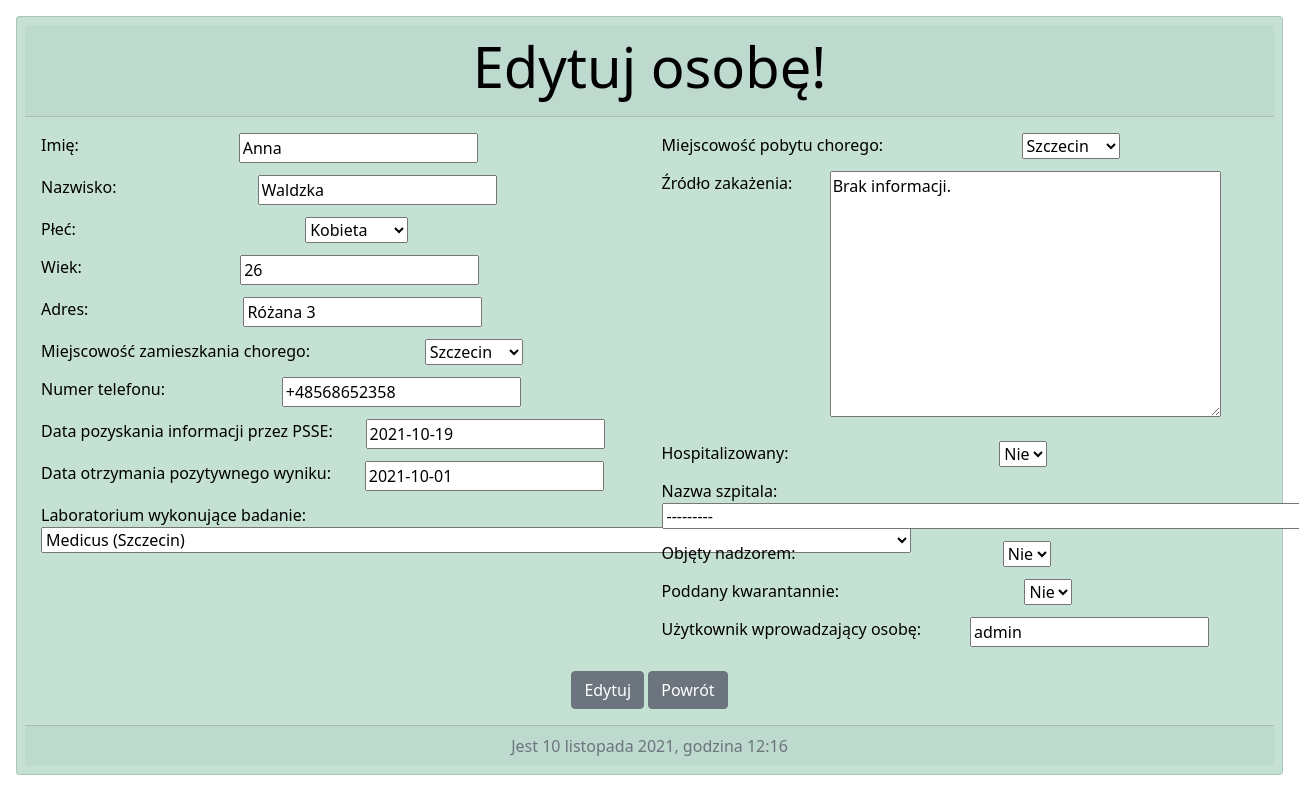
Screenshot of /covid/edit_person/17/ (signed in) with the database file from the repository.
### covid/models.py (models this page shows, shortened)
class Person(models.Model):
    GENDER = {
        (1, 'Mężczyzna'),
        (2, 'Kobieta'),
        (3, 'inna')
    }
    BINARY = {
        (0, 'Nie'),
        (1, 'Tak')
    }
    name = models.CharField(max_length=32)
    surname = models.CharField(max_length=32)
    gender = models.PositiveSmallIntegerField(choices=GENDER)
    age = models.PositiveSmallIntegerField()
    address = models.CharField(max_length=60)
    city = models.ForeignKey(City, on_delete=models.PROTECT, related_name='city')
    telephone_number = PhoneNumberField()
    date_of_received_information = models.DateField(null=True, blank=True)
    date_of_positive_result = models.DateField(null=True, blank=True)
    laboratory_performing_tests = models.ForeignKey(Laboratory, on_delete=models.PROTECT, related_name='laboratory')
    whereabouts = models.ForeignKey(City, on_delete=models.PROTECT, related_name='whereabouts')
    source_of_infection = models.TextField(null=True, blank=True)
    hospitalization = models.PositiveSmallIntegerField(choices=BINARY, default=0)
    hospital = models.ForeignKey(Hospital, on_delete=models.PROTECT, related_name='hospital', null=True, blank=True)
    supervision = models.PositiveSmallIntegerField(choices=BINARY, default=0)
    quarantine = models.PositiveSmallIntegerField(choices=BINARY, default=0)
    who_added = models.CharField(max_length=32, default="None")

### covid/views.py (the view)
# urls.py: path('edit_person/<int:id>/', edit_person, name='edit_person'),
@login_required
def edit_person(request, id):
    person = get_object_or_404(Person, pk=id)
    form_person = PersonForm(request.POST or None, instance=person)
    if form_person.is_valid():
        form_person.save()
        return redirect(main, 'none')
    return render(request, 'add_person.html', {'form_person': form_person, 'edit': True})

### covid/forms.py
class PersonForm(ModelForm):
    class Meta:
        model = Person
        fields = '__all__'

### covid/models.py (called while the page is built)
    def __str__(self):
        return self.name_province()

    def name_province(self):
        return "{}".format(self.name)

    def __str__(self):
        return self.name_city()

    def name_city(self):
        return "{} ({})".format(self.name, self.city)

    def __str__(self):
        return self.name_city()

    def name_city(self):
        return "{} ({})".format(self.name, self.city)

### templates/add_person.html (shortened to what this page needs)
{% extends 'pattern.html' %}
{% load bootstrap %}
{% block card_head %}
    {% if edit %}
        <h2 class="display-4">Edytuj osobę!</h2>
    {% else %}
        <h2 class="display-4">Dodaj osobę!</h2>
    {% endif %}
{% endblock %}
{% block card_body %}
        <form method="POST" enctype="multipart/form-data">
            <div class="row">
                <div class="col-6">
                    <div class="fieldWrapper">
                        {% if edit %}
                            <label class="add_label">Imię:</label>
                        {% else %}
                            <label class="add_label">Imię<span style="color:red" data-toggle="tooltip" title="To pole jest wymagane!"><b>*</b></span>:</label>
                        {% endif %}
                        {{ form_person.name|bootstrap_inline }}
                    </div>
                    <div class="fieldWrapper">
                        {% if edit %}
                            <label class="add_label">Nazwisko:</label>
                        {% else %}
                            <label class="add_label">Nazwisko<span style="color:red" data-toggle="tooltip" title="To pole jest wymagane!"><b>*</b></span>:</label>
                        {% endif %}
                        {{ form_person.surname|bootstrap_inline }}
                    </div>
                    <div class="fieldWrapper">
                        {% if edit %}
                            <label class="add_label">Płeć:</label>
                        {% else %}
                            <label class="add_label">Płeć<span style="color:red" data-toggle="tooltip" title="To pole jest wymagane!"><b>*</b></span>:</label>
                        {% endif %}
                        {{ form_person.gender|bootstrap_inline }}
                    </div>
                    <div class="fieldWrapper">
                        {% if edit %}
                            <label class="add_label">Wiek:</label>
                        {% else %}
                            <label class="add_label">Wiek<span style="color:red" data-toggle="tooltip" title="To pole jest wymagane!"><b>*</b></span>:</label>
                        {% endif %}
                        {{ form_person.age|bootstrap_inline }}
                    </div>
                    <div class="fieldWrapper">
                        {% if edit %}
                            <label class="add_label">Adres:</label>
                        {% else %}
                            <label class="add_label">Adres<span style="color:red" data-toggle="tooltip" title="To pole jest wymagane!"><b>*</b></span>:</label>
                        {% endif %}
                        {{ form_person.address|bootstrap_inline }}
                    </div>
                    <div class="fieldWrapper">
                        {% if edit %}
                            <label class="add_label">Miejscowość zamieszkania chorego:</label>
                        {% else %}
                            <label class="add_label">Miejscowość zamieszkania chorego<span style="color:red" data-toggle="tooltip" title="To pole jest wymagane!"><b>*</b></span>:</label>
                        {% endif %}
                        {{ form_person.city|bootstrap_inline }}
                    </div>
                    <div class="fieldWrapper">
                        {% if edit %}
                            <label class="add_label">Numer telefonu:</label>
                        {% else %}
                            <label class="add_label">Numer telefonu<span style="color:red" data-toggle="tooltip" title="To pole jest wymagane!"><b>*</b></span>:</label>
                        {% endif %}
                        {{ form_person.telephone_number|bootstrap_inline }}
                    </div>
                    <div class="fieldWrapper">
                        <label class="add_label">Data pozyskania informacji przez PSSE:</label>
                        {{ form_person.date_of_received_information|bootstrap_inline }}
                    </div>
                    <div class="fieldWrapper">
                        <label class="add_label">Data otrzymania pozytywnego wyniku:</label>
                        {{ form_person.date_of_positive_result|bootstrap_inline }}
                    </div>
                    <div class="fieldWrapper">
                        {% if edit %}
                            <label class="add_label">Laboratorium wykonujące badanie:</label>
                        {% else %}
                            <label class="add_label">Laboratorium wykonujące badanie<span style="color:red" data-toggle="tooltip" title="To pole jest wymagane!"><b>*</b></span>:</label>
                        {% endif %}
                        {{ form_person.laboratory_performing_tests|bootstrap_inline }}
                    </div>
                </div>
                <div class="col-6">
                    <div class="fieldWrapper">
                        {% if edit %}
                            <label class="add_label">Miejscowość pobytu chorego:</label>
                        {% else %}
                            <label class="add_label">Miejscowość pobytu chorego<span style="color:red" data-toggle="tooltip" title="To pole jest wymagane!"><b>*</b></span>:</label>
                        {% endif %}
                        {{ form_person.whereabouts|bootstrap_inline }}
                    </div>
                    <div class="fieldWrapper">
                        <label class="add_label">Źródło zakażenia:</label>
                        {{ form_person.source_of_infection|bootstrap_inline }}
                    </div>
                    <div class="fieldWrapper">
                        {% if edit %}
                            <label class="add_label">Hospitalizowany:</label>
                        {% else %}
                            <label class="add_label">Hospitalizowany<span style="color:red" data-toggle="tooltip" title="To pole jest wymagane!"><b>*</b></span>:</label>
                        {% endif %}
                        {{ form_person.hospitalization|bootstrap_inline }}
                    </div>
                    <div class="fieldWrapper">
                        {% if edit %}
                            <label class="add_label">Nazwa szpitala:</label>
                        {% else %}
                            <label class="add_label">Nazwa szpitala<span style="color:red" data-toggle="tooltip" title="To pole jest wymagane, jeżeli osoba jest hospitalizowana!"><b>*</b></span>:</label>
                        {% endif %}
                        {{ form_person.hospital|bootstrap_inline }}
                    </div>
                    <div class="fieldWrapper">
                        {% if edit %}
                            <label class="add_label">Objęty nadzorem:</label>
                        {% else %}
                            <label class="add_label">Objęty nadzorem<span style="color:red" data-toggle="tooltip" title="To pole jest wymagane!"><b>*</b></span>:</label>
                        {% endif %}
                        {{ form_person.supervision|bootstrap_inline }}
                    </div>
                    <div class="fieldWrapper">
                        {% if edit %}
                            <label class="add_label">Poddany kwarantannie:</label>
                        {% else %}
                            <label class="add_label">Poddany kwarantannie<span style="color:red" data-toggle="tooltip" title="To pole jest wymagane!"><b>*</b></span>:</label>
                        {% endif %}
                        {{ form_person.quarantine|bootstrap_inline }}
                    </div>
                    <div class="fieldWrapper">
                        {% if edit %}
                            <label class="add_label">Użytkownik wprowadzający osobę:</label>
                        {% else %}
                            <label class="add_label">Użytkownik wprowadzający osobę<span style="color:red" data-toggle="tooltip" title="To pole jest wymagane!"><b>*</b></span>:</label>
                        {% endif %}
                        {{ form_person.who_added|bootstrap_inline }}
                    </div>
                </div>
            </div>
            <br>
            {% if edit %}
                <button type="submit" class="btn btn-secondary">Edytuj</button> <a href="{% url 'main' 'none' %}" class="btn btn-secondary" >Powrót</a>
            {% else %}
                <button type="submit" class="btn btn-secondary">Dodaj</button> <a href="{% url 'main' 'none' %}" class="btn btn-secondary" >Powrót</a>
            {% endif %}
        </form>
{% endblock %}

### static/global.css (style rules this page uses)
body { padding: 1em; }
.add_label { float: left; }

### rows the page displays
Person: name "Anna", surname "Waldzka", gender "Kobieta", age "26", address "Różana 3", city "Szczecin", telephone_number "+48568652358", date_of_received_information "2021-10-19", date_of_positive_result "2021-10-01", laboratory_performing_tests "Medicus (Szczecin)", whereabouts "Szczecin", source_of_infection "Brak informacji.", hospitalization "Nie", hospital "---------", supervision "Nie", quarantine "Nie", who_added "admin"
